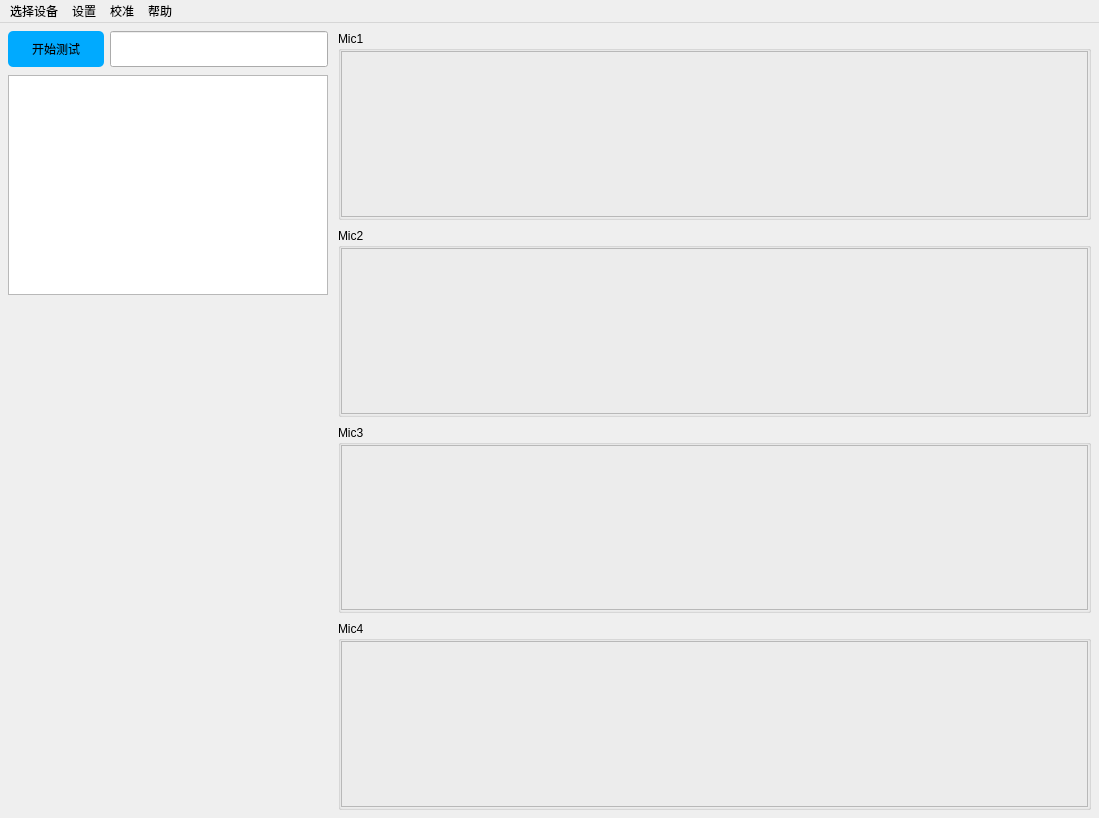
<?xml version="1.0" encoding="UTF-8"?>
<ui version="4.0">
 <class>MainWindow</class>
 <widget class="QMainWindow" name="MainWindow">
  <property name="geometry">
   <rect>
    <x>0</x>
    <y>0</y>
    <width>1099</width>
    <height>818</height>
   </rect>
  </property>
  <property name="windowTitle">
   <string>MainWindow</string>
  </property>
  <property name="styleSheet">
   <string notr="true"/>
  </property>
  <widget class="QWidget" name="centralwidget">
   <property name="styleSheet">
    <string notr="true"/>
   </property>
   <layout class="QHBoxLayout" name="horizontalLayout_9" stretch="1,3">
    <property name="spacing">
     <number>10</number>
    </property>
    <property name="leftMargin">
     <number>8</number>
    </property>
    <property name="topMargin">
     <number>8</number>
    </property>
    <property name="rightMargin">
     <number>8</number>
    </property>
    <property name="bottomMargin">
     <number>8</number>
    </property>
    <item>
     <layout class="QVBoxLayout" name="leftPanelLayout" stretch="0,1,3">
      <property name="spacing">
       <number>8</number>
      </property>
      <item>
       <layout class="QHBoxLayout" name="horizontalLayout" stretch="0,1">
        <property name="spacing">
         <number>6</number>
        </property>
        <item>
         <widget class="QToolButton" name="run_test_button">
          <property name="minimumSize">
           <size>
            <width>96</width>
            <height>36</height>
           </size>
          </property>
          <property name="styleSheet">
           <string notr="true">background-color: rgb(0, 170, 255);
border-radius:5px;
font: bold 12pt &quot;Microsoft YaHei&quot;;</string>
          </property>
          <property name="text">
           <string>开始测试</string>
          </property>
         </widget>
        </item>
        <item>
         <widget class="QLineEdit" name="test_state">
          <property name="minimumSize">
           <size>
            <width>0</width>
            <height>36</height>
           </size>
          </property>
          <property name="readOnly">
           <bool>true</bool>
          </property>
         </widget>
        </item>
       </layout>
      </item>
      <item>
       <widget class="QGraphicsView" name="schematic1">
        <property name="minimumSize">
         <size>
          <width>320</width>
          <height>220</height>
         </size>
        </property>
       </widget>
      </item>
      <item>
       <spacer name="verticalSpacer">
        <property name="orientation">
         <enum>Qt::Vertical</enum>
        </property>
        <property name="sizeHint" stdset="0">
         <size>
          <width>20</width>
          <height>40</height>
         </size>
        </property>
       </spacer>
      </item>
     </layout>
    </item>
    <item>
     <layout class="QVBoxLayout" name="micPlotLayout" stretch="1,1,1,1">
      <property name="spacing">
       <number>8</number>
      </property>
      <item>
       <widget class="QGroupBox" name="groupBox">
        <property name="title">
         <string>Mic1</string>
        </property>
        <layout class="QHBoxLayout" name="horizontalLayout_3">
         <property name="leftMargin">
          <number>0</number>
         </property>
         <property name="topMargin">
          <number>0</number>
         </property>
         <property name="rightMargin">
          <number>0</number>
         </property>
         <property name="bottomMargin">
          <number>0</number>
         </property>
         <item>
          <widget class="QFrame" name="frame">
           <property name="frameShape">
            <enum>QFrame::StyledPanel</enum>
           </property>
           <property name="frameShadow">
            <enum>QFrame::Raised</enum>
           </property>
          </widget>
         </item>
        </layout>
       </widget>
      </item>
      <item>
       <widget class="QGroupBox" name="groupBox_2">
        <property name="title">
         <string>Mic2</string>
        </property>
        <layout class="QHBoxLayout" name="horizontalLayout_4">
         <property name="leftMargin">
          <number>0</number>
         </property>
         <property name="topMargin">
          <number>0</number>
         </property>
         <property name="rightMargin">
          <number>0</number>
         </property>
         <property name="bottomMargin">
          <number>0</number>
         </property>
         <item>
          <widget class="QFrame" name="frame_2">
           <property name="frameShape">
            <enum>QFrame::StyledPanel</enum>
           </property>
           <property name="frameShadow">
            <enum>QFrame::Raised</enum>
           </property>
          </widget>
         </item>
        </layout>
       </widget>
      </item>
      <item>
       <widget class="QGroupBox" name="groupBox_3">
        <property name="title">
         <string>Mic3</string>
        </property>
        <layout class="QHBoxLayout" name="horizontalLayout_7">
         <property name="leftMargin">
          <number>0</number>
         </property>
         <property name="topMargin">
          <number>0</number>
         </property>
         <property name="rightMargin">
          <number>0</number>
         </property>
         <property name="bottomMargin">
          <number>0</number>
         </property>
         <item>
          <widget class="QFrame" name="frame_4">
           <property name="frameShape">
            <enum>QFrame::StyledPanel</enum>
           </property>
           <property name="frameShadow">
            <enum>QFrame::Raised</enum>
           </property>
          </widget>
         </item>
        </layout>
       </widget>
      </item>
      <item>
       <widget class="QGroupBox" name="groupBox_4">
        <property name="title">
         <string>Mic4</string>
        </property>
        <layout class="QHBoxLayout" name="horizontalLayout_8">
         <property name="leftMargin">
          <number>0</number>
         </property>
         <property name="topMargin">
          <number>0</number>
         </property>
         <property name="rightMargin">
          <number>0</number>
         </property>
         <property name="bottomMargin">
          <number>0</number>
         </property>
         <item>
          <widget class="QFrame" name="frame_5">
           <property name="frameShape">
            <enum>QFrame::StyledPanel</enum>
           </property>
           <property name="frameShadow">
            <enum>QFrame::Raised</enum>
           </property>
          </widget>
         </item>
        </layout>
       </widget>
      </item>
     </layout>
    </item>
   </layout>
  </widget>
  <widget class="QMenuBar" name="menubar">
   <property name="geometry">
    <rect>
     <x>0</x>
     <y>0</y>
     <width>1099</width>
     <height>23</height>
    </rect>
   </property>
   <widget class="QMenu" name="menu">
    <property name="title">
     <string>设置</string>
    </property>
    <addaction name="separator"/>
    <addaction name="action"/>
    <addaction name="separator"/>
    <addaction name="action_3"/>
    <addaction name="separator"/>
   </widget>
   <widget class="QMenu" name="menu_2">
    <property name="title">
     <string>校准</string>
    </property>
    <addaction name="separator"/>
    <addaction name="action_9"/>
    <addaction name="separator"/>
    <addaction name="action_4"/>
    <addaction name="separator"/>
   </widget>
   <widget class="QMenu" name="menu_5">
    <property name="title">
     <string>帮助</string>
    </property>
    <addaction name="separator"/>
    <addaction name="action_14"/>
    <addaction name="separator"/>
   </widget>
   <widget class="QMenu" name="menu_4">
    <property name="title">
     <string>选择设备</string>
    </property>
    <addaction name="separator"/>
    <addaction name="action_2"/>
    <addaction name="separator"/>
   </widget>
   <addaction name="menu_4"/>
   <addaction name="menu"/>
   <addaction name="menu_2"/>
   <addaction name="menu_5"/>
  </widget>
  <action name="action">
   <property name="text">
    <string>阻抗管参数设置</string>
   </property>
  </action>
  <action name="action_3">
   <property name="text">
    <string>输出信号设置</string>
   </property>
  </action>
  <action name="action_5">
   <property name="text">
    <string>麦克风校准</string>
   </property>
  </action>
  <action name="action_7">
   <property name="text">
    <string>保存数据测试</string>
   </property>
  </action>
  <action name="action_9">
   <property name="text">
    <string>麦克风校准</string>
   </property>
  </action>
  <action name="action_14">
   <property name="text">
    <string>帮助</string>
   </property>
  </action>
  <action name="cal_impedance_button">
   <property name="text">
    <string>计算机传输阻抗</string>
   </property>
  </action>
  <action name="exit_button">
   <property name="text">
    <string>退出</string>
   </property>
  </action>
  <action name="change_mode_button">
   <property name="text">
    <string>切换模式</string>
   </property>
  </action>
  <action name="action_2">
   <property name="text">
    <string>硬件设备选择</string>
   </property>
  </action>
  <action name="action_4">
   <property name="text">
    <string>输入/输出校准</string>
   </property>
  </action>
 </widget>
 <resources>
  <include location="../icons.qrc"/>
 </resources>
 <connections/>
</ui>
